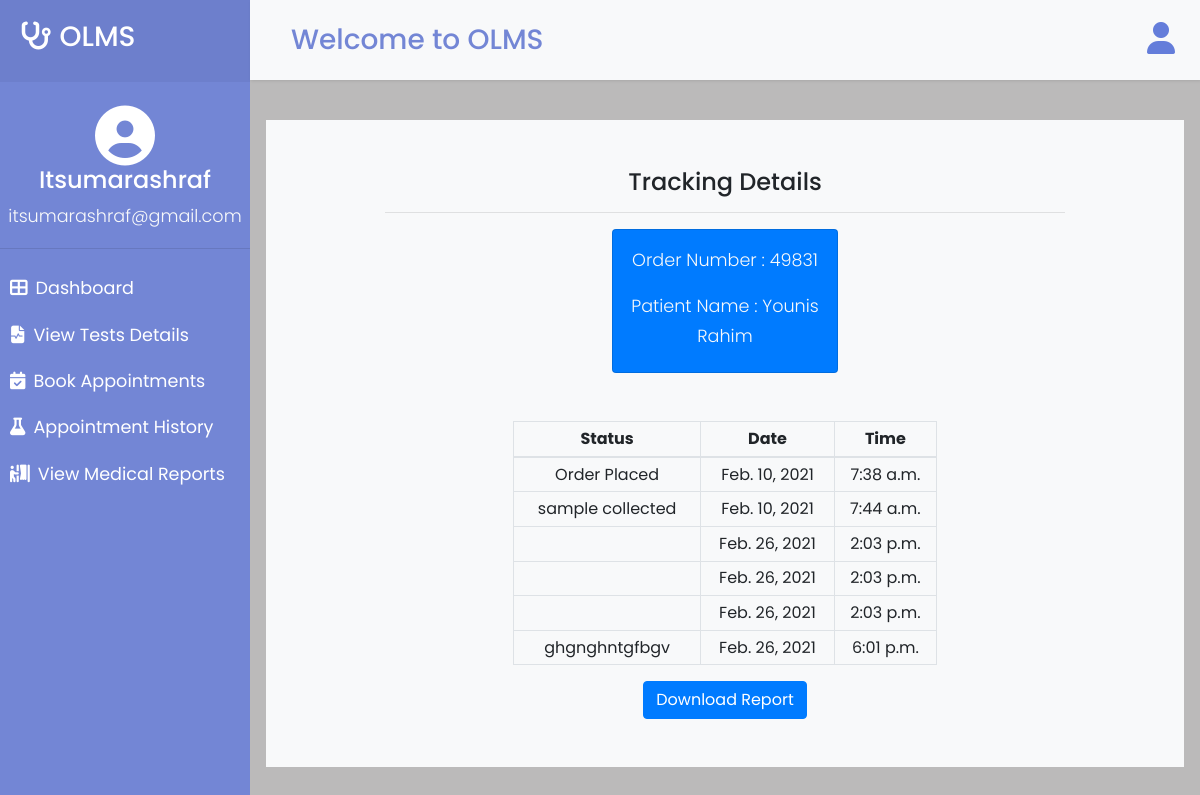
The page /approved-apts/viewapproved/49831/track/ (signed in) on the database its author committed.
### users/models.py (models this page shows, shortened)
class appointment(models.Model):
    user_id = models.ForeignKey(enduser,on_delete=models.CASCADE)
    appointmentno = models.CharField(max_length=100, unique=True)
    patientname =models.CharField(max_length=30)
    gender = models.CharField(max_length=10)
    address= models.CharField(max_length=200, default='NA')
    dateofbirth = models.DateField()
    mobile = models.IntegerField()
    email= models.CharField(max_length=100)
    appointmentdate = models.DateField(default=date.today)
    appointmenttime = models.DateTimeField(default=timezone.now)
    prescription= models.FileField(upload_to='prescriptions/',blank=True, null=True)
    report=models.FileField(upload_to='reports/',blank=True,null=True)

### ordertracking/models.py (models this page shows, shortened)
class trackorder(models.Model):
    appointment= models.ForeignKey(appointment, to_field='appointmentno', on_delete=models.CASCADE)
    orderstatus=models.CharField(max_length=500,default="Order Placed")
    ordertimestamp=models.DateField(auto_now_add=True)
    updatetimestamp=models.TimeField(default=timezone.now)

### ordertracking/views.py (the view)
# urls.py: path("track/", views.track, name='track'),
def track(request,aptid):
    if request.session.has_key('userid'):
        item=trackorder.objects.filter(appointment=aptid)
        details=appointment.objects.get(appointmentno=aptid)
        if details.report and details.report.url:
            disable=''
            url=details.report.url
        else:
            url=''
            disable='disabled'
        return render(request,'ordertracking/track.html',{'item':item,'details':details,'disable':disable,'url':url})
    raise Http404('Page Does not Exist')

### templates/ordertracking/track.html (shortened to what this page needs)
{% extends 'userbase.html' %}
{% block body %}
<div class="container-fluid  bg-light p-5 mt-3">
    <div class="row">
      <div class="col-lg-10 offset-1 text-center">
        <h4>Tracking Details</h4>
        <hr>
        <div class="col col-lg-4 offset-lg-4 pt-3 pb-1 mb-5 card text-light bg-primary">
            <p>Order Number : {{details.appointmentno}}</p>
            <p>Patient Name : {{details.patientname}}</p>
        </div>
        <div class="col-lg-8 offset-lg-2">
          <table class="table table-bordered table-sm table-responsive-sm">
            <thead>
                <th scope="col">Status</th>
                <th>Date</th>
                <th>Time</th>
            </thead>
                {% for item in item %}
              <tr>
                <td>{{item.orderstatus}}</td>
                <td>{{item.ordertimestamp}}</td>
                <td>{{item.updatetimestamp}}</td>
              </tr>
                {% endfor %}
          </table>
        </div>
        <a href="{{url}}" class="btn btn-primary {{disable}}" >Download Report</a>
      </div>
    </div>
</div>
{% endblock body %}

### templates/userbase.html (style rules this page uses)
body { font-family: 'Poppins', sans-serif; background: #fafafa; }
p { font-family: 'Poppins', sans-serif; font-size: 1.1em; font-weight: 300; line-height: 1.7em; }
a, a:hover, a:focus { color: inherit; text-decoration: none; transition: all 0.3s; }

### rows shown on the page
appointment: appointmentno "49831", patientname "Younis Rahim"
trackorder: orderstatus "Order Placed", ordertimestamp "Feb. 10, 2021", updatetimestamp "7:38 a.m."
trackorder: orderstatus "sample collected", ordertimestamp "Feb. 10, 2021", updatetimestamp "7:44 a.m."
trackorder: ordertimestamp "Feb. 26, 2021", updatetimestamp "2:03 p.m."
trackorder: ordertimestamp "Feb. 26, 2021", updatetimestamp "2:03 p.m."
trackorder: ordertimestamp "Feb. 26, 2021", updatetimestamp "2:03 p.m."
trackorder: orderstatus "ghgnghntgfbgv", ordertimestamp "Feb. 26, 2021", updatetimestamp "6:01 p.m."

### other values the page prints
{{ request.session.userlogged }} "Itsumarashraf"
{{ request.session.useremail }} "itsumarashraf@gmail.com"
